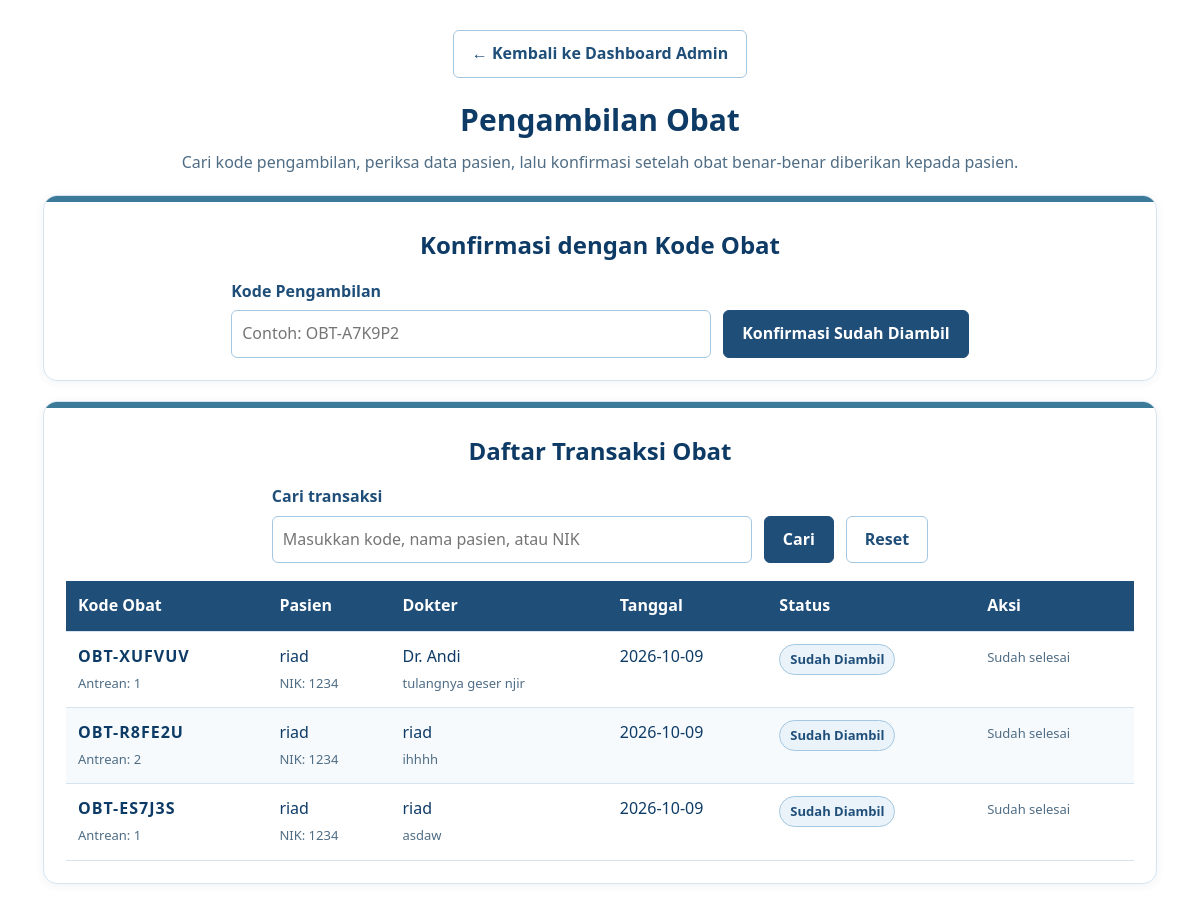
/admin/pengambilan_obat.php (signed in), run on the app's committed database.
### tables this page shows
CREATE TABLE `transaksi_obat` (
  `id` int(11) NOT NULL,
  `pemeriksaan_id` int(11) NOT NULL,
  `kode_pengambilan` varchar(20) NOT NULL,
  `tanggal` date NOT NULL,
  `status` enum('Belum Diambil','Sudah Diambil') DEFAULT 'Belum Diambil'
);

CREATE TABLE `antrean` (
  `id` int(11) NOT NULL,
  `pasien_id` int(11) NOT NULL,
  `dokter_id` int(11) NOT NULL,
  `tanggal` date NOT NULL,
  `nomor_antrean` int(11) NOT NULL,
  `status` enum('Menunggu','Dipanggil','Selesai','Batal') DEFAULT 'Menunggu',
  `created_at` timestamp NOT NULL DEFAULT current_timestamp()
);

CREATE TABLE `pasien` (
  `id` int(11) NOT NULL,
  `nik` varchar(20) DEFAULT NULL,
  `nama` varchar(100) NOT NULL,
  `tanggal_lahir` date DEFAULT NULL,
  `jenis_kelamin` enum('L','P') DEFAULT NULL,
  `alamat` text DEFAULT NULL,
  `no_hp` varchar(20) DEFAULT NULL,
  `created_at` timestamp NOT NULL DEFAULT current_timestamp(),
  `user_id` int(11) DEFAULT NULL
);

CREATE TABLE `dokter` (
  `id` int(11) NOT NULL,
  `nama` varchar(100) NOT NULL,
  `spesialisasi` varchar(100) DEFAULT NULL,
  `no_hp` varchar(20) DEFAULT NULL
);

CREATE TABLE `pemeriksaan` (
  `id` int(11) NOT NULL,
  `antrean_id` int(11) NOT NULL,
  `keluhan` text DEFAULT NULL,
  `diagnosis` text DEFAULT NULL,
  `catatan` text DEFAULT NULL,
  `tanggal_pemeriksaan` datetime DEFAULT current_timestamp()
);

### admin/pengambilan_obat.php (the view, shortened to what this page needs)
<?php
require_once "../koneksi.php";
$csrf = $_SESSION["csrf_token"];
function e($value) {
    return htmlspecialchars((string) $value, ENT_QUOTES, "UTF-8");
}
$cari = trim($_GET["cari"] ?? "");
$sql = "SELECT t.id, t.kode_pengambilan, t.tanggal, t.status,
               p.nama AS nama_pasien, p.nik,
               a.nomor_antrean, d.nama AS nama_dokter, pm.diagnosis
        FROM transaksi_obat t
        JOIN pemeriksaan pm ON t.pemeriksaan_id = pm.id
        JOIN antrean a ON pm.antrean_id = a.id
        JOIN pasien p ON a.pasien_id = p.id
        JOIN dokter d ON a.dokter_id = d.id";
$params = [];
$sql .= " ORDER BY (t.status = 'Belum Diambil') DESC, t.id DESC";
$stmt = $pdo->prepare($sql);
$stmt->execute($params);
$transaksiList = $stmt->fetchAll(PDO::FETCH_ASSOC);
?>
<!DOCTYPE html>
<html lang="id">
<head>
</head>
<body>
    <main class="content">
        <a class="top-link" href="index.php">← Kembali ke Dashboard Admin</a>
        <h1>Pengambilan Obat</h1>
        <p class="subjudul">
            Cari kode pengambilan, periksa data pasien, lalu konfirmasi
            setelah obat benar-benar diberikan kepada pasien.
        </p>
        <section class="panel">
            <h2>Konfirmasi dengan Kode Obat</h2>
            <form method="POST" class="form-inline">
                <div class="field">
                    <label for="kode_pengambilan">Kode Pengambilan</label>
                    <input
                        type="text"
                        id="kode_pengambilan"
                        name="kode_pengambilan"
                        placeholder="Contoh: OBT-A7K9P2"
                        maxlength="30"
                        required
                    >
                </div>
                <button type="submit" class="button">
                    Konfirmasi Sudah Diambil
                </button>
            </form>
        </section>
        <section class="panel">
            <h2>Daftar Transaksi Obat</h2>
            <form method="GET" class="form-inline">
                <div class="field">
                    <label for="cari">Cari transaksi</label>
                    <input
                        type="text"
                        id="cari"
                        name="cari"
                        value="<?= e($cari) ?>"
                        placeholder="Masukkan kode, nama pasien, atau NIK"
                    >
                </div>
                <button type="submit" class="button">Cari</button>
                <a class="button button-outline" href="pengambilan_obat.php">
                    Reset
                </a>
            </form>
            <div class="table-wrap">
                <table>
                    <thead>
                        <tr>
                            <th>Kode Obat</th>
                            <th>Pasien</th>
                            <th>Dokter</th>
                            <th>Tanggal</th>
                            <th>Status</th>
                            <th>Aksi</th>
                        </tr>
                    </thead>
                    <tbody>
                    <?php foreach ($transaksiList as $item):
                        $belum = $item["status"] === "Belum Diambil";
                    ?>
                        <tr>
                            <td>
                                <span class="code"><?= e($item["kode_pengambilan"]) ?></span><br>
                                <span class="muted">Antrean: <?= e($item["nomor_antrean"]) ?></span>
                            </td>
                            <td>
                                <?= e($item["nama_pasien"]) ?><br>
                                <span class="muted">NIK: <?= e($item["nik"]) ?></span>
                            </td>
                            <td>
                                <?= e($item["nama_dokter"]) ?><br>
                                <span class="muted">
                                    <?= e($item["diagnosis"] ?: "Diagnosis belum tersedia") ?>
                                </span>
                            </td>
                            <td><?= e($item["tanggal"]) ?></td>
                            <td>
                                <span class="badge <?= $belum ? "pending" : "done" ?>">
                                    <?= e($item["status"]) ?>
                                </span>
                            </td>
                            <td>
                                <?php if ($belum): ?>
                                    <form
                                        method="POST"
                                        class="confirm-form"
                                        onsubmit="return confirm('Pastikan obat sudah diberikan kepada pasien. Konfirmasi sekarang?');"
                                    >
                                        <input type="hidden" name="csrf_token" value="<?= e($csrf) ?>">
                                        <input type="hidden" name="kode_pengambilan"
                                               value="<?= e($item["kode_pengambilan"]) ?>">
                                        <button type="submit" class="button button-small">
                                            Konfirmasi
                                        </button>
                                    </form>
                                <?php else: ?>
                                    <span class="muted">Sudah selesai</span>
                                <?php endif; ?>
                            </td>
                        </tr>
                    <?php endforeach; ?>
                    </tbody>
                </table>
            </div>
        </section>
    </main>
</body>
</html>

### admin/pengambilan_obat.php (style rules this page uses)
:root { --white: #fff; --tint: #eaf3fa; --border: #d6e4ef; --blue-100: #a4c8e1; --blue-300: #6fa3d8; --teal-500: #3b7a99; --blue-700: #1f4e79; --navy-900: #0d3b66; --text-muted: #4f6d85; --radius: 6px; --ease: 0.2s ease; }
* { box-sizing: border-box; }
body { margin: 0; background: var(--white); color: var(--navy-900); font-family: "Segoe UI", Arial, sans-serif; line-height: 1.6; }
.content { max-width: 1150px; margin: 30px auto; padding: 0 18px; }
h1 { margin: 0 0 6px; font-size: 30px; text-align: center; }
.subjudul, .panel h2 { text-align: center; }
.subjudul { margin: 0 0 16px; color: var(--text-muted); }
.button, .top-link { display: inline-block; padding: 10px 18px; font: inherit; font-weight: bold; text-decoration: none; border: 1px solid var(--blue-700); border-radius: var(--radius); background: var(--blue-700); color: var(--white); cursor: pointer; transition: background var(--ease), border-color var(--ease); }
.button-outline, .top-link { background: var(--white); color: var(--blue-700); border-color: var(--blue-100); }
.top-link { display: table; margin: 0 auto 18px; }
.panel { position: relative; overflow: hidden; margin-top: 20px; padding: 30px 22px 22px; border: 1px solid var(--border); border-radius: 14px; box-shadow: 0 2px 10px rgba(13, 59, 102, 0.06); }
.panel::before { content: ""; position: absolute; inset: 0 0 auto 0; height: 6px; background: var(--teal-500); }
.panel h2 { margin: 0 0 14px; }
.form-inline { display: flex; align-items: end; justify-content: center; gap: 12px; flex-wrap: wrap; }
.field { flex: 1; min-width: 220px; max-width: 480px; }
label { display: block; margin-bottom: 6px; color: var(--blue-700); font-weight: bold; }
input[type="text"] { width: 100%; padding: 10px; font: inherit; color: inherit; border: 1px solid var(--blue-100); border-radius: var(--radius); transition: border-color var(--ease), box-shadow var(--ease); }
.table-wrap { overflow-x: auto; }
table { width: 100%; min-width: 760px; margin-top: 18px; border-collapse: collapse; }
th, td { padding: 12px; text-align: left; vertical-align: top; border-bottom: 1px solid var(--border); }
th { background: var(--blue-700); color: var(--white); }
tbody tr:nth-child(even) { background: #f6fafd; }
.code { font-weight: bold; letter-spacing: 1px; }
.muted { color: var(--text-muted); font-size: 13px; }
.badge { display: inline-block; padding: 4px 10px; font-size: 13px; font-weight: bold; white-space: nowrap; border: 1px solid; border-radius: 999px; }
.done { background: var(--tint); color: var(--blue-700); border-color: var(--blue-100); }

### data on the page
transaksi_obat: kode_pengambilan "OBT-XUFVUV", antrean.nomor_antrean "1", pasien.nama "riad", pasien.nik "1234", dokter.nama "Dr. Andi", pemeriksaan.diagnosis "tulangnya geser njir", tanggal "2026-10-09", status "Sudah Diambil", shows "Sudah selesai"
transaksi_obat: kode_pengambilan "OBT-R8FE2U", antrean.nomor_antrean "2", pasien.nama "riad", pasien.nik "1234", dokter.nama "riad", pemeriksaan.diagnosis "ihhhh", tanggal "2026-10-09", status "Sudah Diambil", shows "Sudah selesai"
transaksi_obat: kode_pengambilan "OBT-ES7J3S", antrean.nomor_antrean "1", pasien.nama "riad", pasien.nik "1234", dokter.nama "riad", pemeriksaan.diagnosis "asdaw", tanggal "2026-10-09", status "Sudah Diambil", shows "Sudah selesai"
